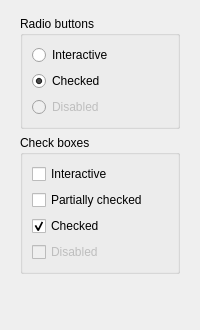
<?xml version="1.0" encoding="utf-8"?>
<ui version="4.0">
 <class>SelectionPage</class>
 <widget class="QWidget" name="SelectionPage">
  <layout class="QVBoxLayout" name="selectionPageLayout">
   <property name="leftMargin">
    <number>20</number>
   </property>
   <property name="topMargin">
    <number>16</number>
   </property>
   <property name="rightMargin">
    <number>20</number>
   </property>
   <property name="bottomMargin">
    <number>16</number>
   </property>
   <item>
    <widget class="QGroupBox" name="radioButtonsGroup">
     <property name="title">
      <string>Radio buttons</string>
     </property>
     <layout class="QVBoxLayout" name="radioButtonsLayout">
      <item>
       <widget class="RadioButton" name="radioInteractive">
        <property name="text">
         <string>Interactive</string>
        </property>
        <property name="uncheckedIcon">
         <pixmap resource="resources/gallery.qrc">:/animatedwidgets/gallery/radiounchecked.svg</pixmap>
        </property>
        <property name="checkedIcon">
         <pixmap resource="resources/gallery.qrc">:/animatedwidgets/gallery/radiochecked.svg</pixmap>
        </property>
       </widget>
      </item>
      <item>
       <widget class="RadioButton" name="radioChecked">
        <property name="text">
         <string>Checked</string>
        </property>
        <property name="uncheckedIcon">
         <pixmap resource="resources/gallery.qrc">:/animatedwidgets/gallery/radiounchecked.svg</pixmap>
        </property>
        <property name="checkedIcon">
         <pixmap resource="resources/gallery.qrc">:/animatedwidgets/gallery/radiochecked.svg</pixmap>
        </property>
        <property name="checked">
         <bool>true</bool>
        </property>
       </widget>
      </item>
      <item>
       <widget class="RadioButton" name="radioDisabled">
        <property name="text">
         <string>Disabled</string>
        </property>
        <property name="uncheckedIcon">
         <pixmap resource="resources/gallery.qrc">:/animatedwidgets/gallery/radiounchecked.svg</pixmap>
        </property>
        <property name="checkedIcon">
         <pixmap resource="resources/gallery.qrc">:/animatedwidgets/gallery/radiochecked.svg</pixmap>
        </property>
        <property name="enabled">
         <bool>false</bool>
        </property>
       </widget>
      </item>
     </layout>
    </widget>
   </item>
   <item>
    <widget class="QGroupBox" name="checkBoxesGroup">
     <property name="title">
      <string>Check boxes</string>
     </property>
     <layout class="QVBoxLayout" name="checkBoxesLayout">
      <item>
       <widget class="CheckBox" name="checkInteractive">
        <property name="text">
         <string>Interactive</string>
        </property>
        <property name="uncheckedIcon">
         <pixmap resource="resources/gallery.qrc">:/animatedwidgets/gallery/checkboxunchecked.svg</pixmap>
        </property>
        <property name="partiallyCheckedIcon">
         <pixmap resource="resources/gallery.qrc">:/animatedwidgets/gallery/checkboxpartial.svg</pixmap>
        </property>
        <property name="checkedIcon">
         <pixmap resource="resources/gallery.qrc">:/animatedwidgets/gallery/checkboxchecked.svg</pixmap>
        </property>
       </widget>
      </item>
      <item>
       <widget class="CheckBox" name="checkPartial">
        <property name="text">
         <string>Partially checked</string>
        </property>
        <property name="uncheckedIcon">
         <pixmap resource="resources/gallery.qrc">:/animatedwidgets/gallery/checkboxunchecked.svg</pixmap>
        </property>
        <property name="partiallyCheckedIcon">
         <pixmap resource="resources/gallery.qrc">:/animatedwidgets/gallery/checkboxpartial.svg</pixmap>
        </property>
        <property name="checkedIcon">
         <pixmap resource="resources/gallery.qrc">:/animatedwidgets/gallery/checkboxchecked.svg</pixmap>
        </property>
        <property name="tristate">
         <bool>true</bool>
        </property>
       </widget>
      </item>
      <item>
       <widget class="CheckBox" name="checkChecked">
        <property name="text">
         <string>Checked</string>
        </property>
        <property name="uncheckedIcon">
         <pixmap resource="resources/gallery.qrc">:/animatedwidgets/gallery/checkboxunchecked.svg</pixmap>
        </property>
        <property name="partiallyCheckedIcon">
         <pixmap resource="resources/gallery.qrc">:/animatedwidgets/gallery/checkboxpartial.svg</pixmap>
        </property>
        <property name="checkedIcon">
         <pixmap resource="resources/gallery.qrc">:/animatedwidgets/gallery/checkboxchecked.svg</pixmap>
        </property>
        <property name="checked">
         <bool>true</bool>
        </property>
       </widget>
      </item>
      <item>
       <widget class="CheckBox" name="checkDisabled">
        <property name="text">
         <string>Disabled</string>
        </property>
        <property name="uncheckedIcon">
         <pixmap resource="resources/gallery.qrc">:/animatedwidgets/gallery/checkboxunchecked.svg</pixmap>
        </property>
        <property name="partiallyCheckedIcon">
         <pixmap resource="resources/gallery.qrc">:/animatedwidgets/gallery/checkboxpartial.svg</pixmap>
        </property>
        <property name="checkedIcon">
         <pixmap resource="resources/gallery.qrc">:/animatedwidgets/gallery/checkboxchecked.svg</pixmap>
        </property>
        <property name="enabled">
         <bool>false</bool>
        </property>
       </widget>
      </item>
     </layout>
    </widget>
   </item>
   <item>
    <spacer name="selectionContentSpacer">
     <property name="orientation">
      <enum>Qt::Vertical</enum>
     </property>
     <property name="sizeHint" stdset="0">
      <size>
       <width>20</width>
       <height>40</height>
      </size>
     </property>
    </spacer>
   </item>
  </layout>
 </widget>
 <customwidgets>
  <customwidget>
   <class>RadioButton</class>
   <extends>QRadioButton</extends>
   <header>animatedwidgets/buttons/radiobutton.h</header>
  </customwidget>
  <customwidget>
   <class>CheckBox</class>
   <extends>QCheckBox</extends>
   <header>animatedwidgets/buttons/checkbox.h</header>
  </customwidget>
 </customwidgets>
 <resources>
  <include location="resources/gallery.qrc" />
 </resources>
 <connections />
</ui>
